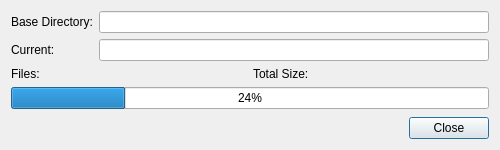
<?xml version="1.0" encoding="UTF-8"?>
<ui version="4.0">
 <class>Finder</class>
 <widget class="QDialog" name="Finder">
  <property name="geometry">
   <rect>
    <x>0</x>
    <y>0</y>
    <width>500</width>
    <height>150</height>
   </rect>
  </property>
  <property name="windowTitle">
   <string>Dialog</string>
  </property>
  <layout class="QVBoxLayout" name="verticalLayout">
   <item>
    <layout class="QFormLayout" name="formLayout">
     <item row="0" column="0">
      <widget class="QLabel" name="theBaseDirLabel">
       <property name="text">
        <string>Base Directory:</string>
       </property>
      </widget>
     </item>
     <item row="0" column="1">
      <widget class="QLineEdit" name="theBaseDir">
       <property name="readOnly">
        <bool>true</bool>
       </property>
      </widget>
     </item>
     <item row="1" column="0">
      <widget class="QLabel" name="theCurDirLabel">
       <property name="text">
        <string>Current:</string>
       </property>
      </widget>
     </item>
     <item row="1" column="1">
      <widget class="QLineEdit" name="theCurDir">
       <property name="readOnly">
        <bool>true</bool>
       </property>
      </widget>
     </item>
     <item row="3" column="0" colspan="2">
      <widget class="QProgressBar" name="theProgress">
       <property name="value">
        <number>24</number>
       </property>
      </widget>
     </item>
     <item row="2" column="0" colspan="2">
      <layout class="QHBoxLayout" name="horizontalLayout">
       <item>
        <widget class="QLabel" name="theFilesLabel">
         <property name="text">
          <string>Files:</string>
         </property>
        </widget>
       </item>
       <item>
        <widget class="QLabel" name="theSizeLabel">
         <property name="text">
          <string>Total Size:</string>
         </property>
        </widget>
       </item>
      </layout>
     </item>
    </layout>
   </item>
   <item>
    <widget class="QDialogButtonBox" name="theButtons">
     <property name="orientation">
      <enum>Qt::Horizontal</enum>
     </property>
     <property name="standardButtons">
      <set>QDialogButtonBox::Close</set>
     </property>
    </widget>
   </item>
  </layout>
 </widget>
 <resources/>
 <connections>
  <connection>
   <sender>theButtons</sender>
   <signal>accepted()</signal>
   <receiver>Finder</receiver>
   <slot>accept()</slot>
   <hints>
    <hint type="sourcelabel">
     <x>248</x>
     <y>254</y>
    </hint>
    <hint type="destinationlabel">
     <x>157</x>
     <y>274</y>
    </hint>
   </hints>
  </connection>
  <connection>
   <sender>theButtons</sender>
   <signal>rejected()</signal>
   <receiver>Finder</receiver>
   <slot>reject()</slot>
   <hints>
    <hint type="sourcelabel">
     <x>316</x>
     <y>260</y>
    </hint>
    <hint type="destinationlabel">
     <x>286</x>
     <y>274</y>
    </hint>
   </hints>
  </connection>
 </connections>
</ui>
